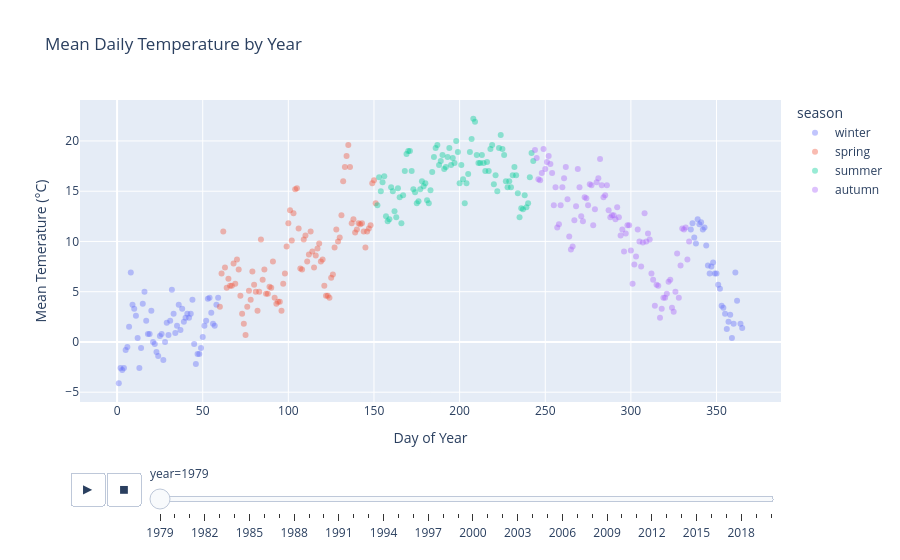

Notebook code cell kept with this figure:
### Code cell
px.scatter(df, x="day", y="mean_temp", color="season",
           opacity=0.4, trendline_color_override="black",
           title="Mean Daily Temperature by Year", animation_frame="year",
           labels={"mean_temp": "Mean Temerature (°C)", "day": "Day of Year"})

### Figure 1 — Plotly figure (JSON) as saved in the notebook; plotly's stock layout.template omitted (floating-point values rounded to 4 significant figures)
{"data": [{"hovertemplate": "season=winter<br>year=1979<br>Day of Year=%{x}<br>Mean Temerature (°C)=%{y}<extra></extra>", "legendgroup": "winter", "marker": {"color": "#636efa", "opacity": 0.4, "symbol": "circle"}, "mode": "markers", "name": "winter", "orientation": "v", "showlegend": true, "type": "scatter", "x": [1, 2, 3, 4, 5, 6, 7, 8, 9, 10, 11, 12, 13, 14, 15, 16, 17, 18, 19, 20, 21, 22, 23, 24, 25, 26, 27, 28, 29, 30, 31, 32, 33, 34, 35, 36, 37, 38, 39, 40, 41, 42, 43, 44, 45, 46, 47, 48, 49, 50, 51, 52, 53, 54, 55, 56, 57, 58, 59, 335, 336, 337, 338, 339, 340, 341, 342, 343, 344, 345, 346, 347, 348, 349, 350, 351, 352, 353, 354, 355, 356, 357, 358, 359, 360, 361, 362, 364, 365], "xaxis": "x", "y": [-4.1, -2.6, -2.8, -2.6, -0.8, -0.5, 1.5, 6.9, 3.7, 3.3, 2.6, 0.4, -2.6, -0.6, 3.8, 5.0, 2.1, 0.8, 0.8, 3.1, 0.0, -0.2, -1.0, -1.4, 0.6, 0.8, -1.8, 0.0, 1.9, 0.7, 2.1, 5.2, 2.8, 0.9, 1.6, 3.7, 1.2, 3.3, 2.0, 2.4, 2.8, 2.4, 2.8, 4.2, -0.2, -2.2, -1.2, -1.2, -0.6, 0.5, 1.6, 2.1, 4.3, 4.4, 2.9, 1.8, 1.6, 3.7, 4.4, 11.2, 11.8, 10.4, 9.8, 12.2, 11.7, 11.9, 11.2, 11.4, 9.6, 7.6, 6.8, 7.5, 7.9, 6.8, 6.8, 5.7, 5.3, 3.6, 3.4, 2.8, 1.3, 2.0, 2.7, 0.4, 1.8, 6.9, 4.1, 1.8, 1.4], "yaxis": "y"}, {"hovertemplate": "season=spring<br>year=1979<br>Day of Year=%{x}<br>Mean Temerature (°C)=%{y}<extra></extra>", "legendgroup": "spring", "marker": {"color": "#EF553B", "opacity": 0.4, "symbol": "circle"}, "mode": "markers", "name": "spring", "orientation": "v", "showlegend": true, "type": "scatter", "x": [60, 61, 62, 63, 64, 65, 66, 67, 68, 69, 70, 71, 72, 73, 74, 75, 76, 77, 78, 79, 80, 81, 82, 83, 84, 85, 86, 87, 88, 89, 90, 91, 92, 93, 94, 95, 96, 97, 98, 99, 100, 101, 102, 103, 104, 105, 106, 107, 108, 109, 110, 111, 112, 113, 114, 115, 116, 117, 118, 119, 120, 121, 122, 123, 124, 125, 126, 127, 128, 129, 130, 131, 132, 133, 134, 135, 136, 137, 138, 139, 140, 141, 142, 143, 144, 145, 146, 147, 148, 149, 150, 151], "xaxis": "x", "y": [3.5, 6.8, 11.0, 7.4, 5.4, 6.3, 5.6, 5.6, 7.8, 5.8, 8.2, 7.2, 4.6, 2.8, 1.8, 0.7, 3.5, 5.1, 4.2, 7.0, 5.7, 5.0, 3.1, 5.0, 10.2, 6.2, 7.2, 4.8, 4.8, 5.5, 5.4, 8.0, 4.4, 3.8, 4.0, 4.0, 3.1, 5.8, 6.8, 9.5, 11.8, 13.1, 10.1, 12.8, 15.2, 15.3, 11.3, 7.3, 7.2, 10.2, 10.6, 8.0, 8.7, 11.0, 9.0, 7.4, 8.6, 9.3, 9.8, 8.0, 8.2, 5.6, 4.6, 4.6, 4.4, 6.4, 6.7, 9.4, 11.2, 10.0, 10.4, 12.6, 16.0, 17.4, 18.5, 19.6, 17.4, 11.8, 12.2, 10.9, 11.2, 11.8, 11.7, 11.8, 11.0, 9.4, 11.0, 11.3, 11.6, 15.8, 16.1, 13.8], "yaxis": "y"}, {"hovertemplate": "season=summer<br>year=1979<br>Day of Year=%{x}<br>Mean Temerature (°C)=%{y}<extra></extra>", "legendgroup": "summer", "marker": {"color": "#00cc96", "opacity": 0.4, "symbol": "circle"}, "mode": "markers", "name": "summer", "orientation": "v", "showlegend": true, "type": "scatter", "x": [152, 153, 154, 155, 156, 157, 158, 159, 160, 161, 162, 163, 164, 165, 166, 167, 168, 169, 170, 171, 172, 173, 174, 175, 176, 177, 178, 179, 180, 181, 182, 183, 184, 185, 186, 187, 188, 189, 190, 191, 192, 193, 194, 195, 196, 197, 198, 199, 200, 201, 202, 203, 204, 205, 206, 207, 208, 209, 210, 211, 212, 213, 214, 215, 216, 217, 218, 219, 220, 221, 222, 223, 224, 225, 226, 227, 228, 229, 230, 231, 232, 233, 234, 235, 236, 237, 238, 239, 240, 241, 242, 243], "xaxis": "x", "y": [13.6, 16.4, 15.0, 15.9, 16.5, 12.5, 12.0, 12.2, 15.4, 15.0, 13.0, 12.4, 15.3, 14.4, 11.8, 14.6, 17.0, 18.7, 19.0, 19.0, 17.0, 15.2, 14.9, 13.8, 14.0, 15.2, 16.0, 15.5, 15.8, 14.1, 13.8, 15.1, 16.9, 18.4, 19.3, 19.6, 17.6, 18.0, 18.6, 17.2, 17.4, 18.4, 19.3, 17.6, 18.3, 17.8, 20.0, 18.9, 15.8, 17.6, 16.2, 13.8, 15.8, 16.7, 18.9, 20.2, 22.2, 21.9, 18.6, 17.8, 17.8, 18.6, 17.8, 17.0, 17.9, 17.0, 19.2, 19.6, 15.7, 16.6, 15.0, 19.3, 20.6, 19.2, 18.6, 16.0, 15.4, 16.0, 15.4, 16.6, 17.4, 16.6, 14.8, 12.4, 13.3, 13.2, 14.6, 13.4, 13.8, 16.4, 18.8, 18.0], "yaxis": "y"}, {"hovertemplate": "season=autumn<br>year=1979<br>Day of Year=%{x}<br>Mean Temerature (°C)=%{y}<extra></extra>", "legendgroup": "autumn", "marker": {"color": "#ab63fa", "opacity": 0.4, "symbol": "circle"}, "mode": "markers", "name": "autumn", "orientation": "v", "showlegend": true, "type": "scatter", "x": [244, 245, 246, 247, 248, 249, 250, 251, 252, 253, 254, 255, 256, 257, 258, 259, 260, 261, 262, 263, 264, 265, 266, 267, 268, 269, 270, 271, 272, 273, 274, 275, 276, 277, 278, 279, 280, 281, 282, 283, 284, 285, 286, 287, 288, 289, 290, 291, 292, 293, 294, 295, 296, 297, 298, 299, 300, 301, 302, 303, 304, 305, 306, 307, 308, 309, 310, 311, 312, 313, 314, 315, 316, 317, 318, 319, 320, 321, 322, 323, 324, 325, 326, 327, 328, 329, 330, 331, 332, 333, 334], "xaxis": "x", "y": [19.1, 18.3, 16.2, 16.1, 16.8, 19.2, 17.2, 17.9, 18.5, 17.7, 16.8, 13.6, 15.4, 11.4, 11.7, 13.6, 15.4, 16.3, 17.4, 14.2, 10.5, 9.2, 9.5, 12.1, 13.5, 17.2, 15.4, 12.5, 12.0, 14.4, 14.3, 13.6, 15.7, 15.6, 11.6, 13.2, 15.9, 16.3, 18.2, 15.6, 14.4, 14.6, 15.6, 13.1, 12.4, 12.6, 12.6, 12.2, 13.4, 12.4, 10.6, 11.2, 9.0, 10.8, 11.6, 11.6, 9.1, 5.8, 7.7, 8.5, 11.2, 10.0, 7.5, 9.9, 12.8, 10.0, 10.8, 10.2, 6.8, 6.2, 3.6, 5.7, 5.6, 2.4, 3.3, 4.4, 4.4, 4.8, 6.0, 6.2, 3.4, 3.0, 5.0, 8.8, 4.4, 7.6, 11.3, 11.2, 11.4, 8.2, 10.0], "yaxis": "y"}], "layout": {"legend": {"title": {"text": "season"}, "tracegroupgap": 0}, "sliders": [{"active": 0, "currentvalue": {"prefix": "year="}, "len": 0.9, "pad": {"b": 10, "t": 60}, "steps": [{"args": [["1979"], {"frame": {"duration": 0, "redraw": false}, "fromcurrent": true, "mode": "immediate", "transition": {"duration": 0, "easing": "linear"}}], "label": "1979", "method": "animate"}, {"args": [["1980"], {"frame": {"duration": 0, "redraw": false}, "fromcurrent": true, "mode": "immediate", "transition": {"duration": 0, "easing": "linear"}}], "label": "1980", "method": "animate"}, {"args": [["1981"], {"frame": {"duration": 0, "redraw": false}, "fromcurrent": true, "mode": "immediate", "transition": {"duration": 0, "easing": "linear"}}], "label": "1981", "method": "animate"}, {"args": [["1982"], {"frame": {"duration": 0, "redraw": false}, "fromcurrent": true, "mode": "immediate", "transition": {"duration": 0, "easing": "linear"}}], "label": "1982", "method": "animate"}, {"args": [["1983"], {"frame": {"duration": 0, "redraw": false}, "fromcurrent": true, "mode": "immediate", "transition": {"duration": 0, "easing": "linear"}}], "label": "1983", "method": "animate"}, {"args": [["1984"], {"frame": {"duration": 0, "redraw": false}, "fromcurrent": true, "mode": "immediate", "transition": {"duration": 0, "easing": "linear"}}], "label": "1984", "method": "animate"}, {"args": [["1985"], {"frame": {"duration": 0, "redraw": false}, "fromcurrent": true, "mode": "immediate", "transition": {"duration": 0, "easing": "linear"}}], "label": "1985", "method": "animate"}, {"args": [["1986"], {"frame": {"duration": 0, "redraw": false}, "fromcurrent": true, "mode": "immediate", "transition": {"duration": 0, "easing": "linear"}}], "label": "1986", "method": "animate"}, {"args": [["1987"], {"frame": {"duration": 0, "redraw": false}, "fromcurrent": true, "mode": "immediate", "transition": {"duration": 0, "easing": "linear"}}], "label": "1987", "method": "animate"}, {"args": [["1988"], {"frame": {"duration": 0, "redraw": false}, "fromcurrent": true, "mode": "immediate", "transition": {"duration": 0, "easing": "linear"}}], "label": "1988", "method": "animate"}, {"args": [["1989"], {"frame": {"duration": 0, "redraw": false}, "fromcurrent": true, "mode": "immediate", "transition": {"duration": 0, "easing": "linear"}}], "label": "1989", "method": "animate"}, {"args": [["1990"], {"frame": {"duration": 0, "redraw": false}, "fromcurrent": true, "mode": "immediate", "transition": {"duration": 0, "easing": "linear"}}], "label": "1990", "method": "animate"}, {"args": [["1991"], {"frame": {"duration": 0, "redraw": false}, "fromcurrent": true, "mode": "immediate", "transition": {"duration": 0, "easing": "linear"}}], "label": "1991", "method": "animate"}, {"args": [["1992"], {"frame": {"duration": 0, "redraw": false}, "fromcurrent": true, "mode": "immediate", "transition": {"duration": 0, "easing": "linear"}}], "label": "1992", "method": "animate"}, {"args": [["1993"], {"frame": {"duration": 0, "redraw": false}, "fromcurrent": true, "mode": "immediate", "transition": {"duration": 0, "easing": "linear"}}], "label": "1993", "method": "animate"}, {"args": [["1994"], {"frame": {"duration": 0, "redraw": false}, "fromcurrent": true, "mode": "immediate", "transition": {"duration": 0, "easing": "linear"}}], "label": "1994", "method": "animate"}, {"args": [["1995"], {"frame": {"duration": 0, "redraw": false}, "fromcurrent": true, "mode": "immediate", "transition": {"duration": 0, "easing": "linear"}}], "label": "1995", "method": "animate"}, {"args": [["1996"], {"frame": {"duration": 0, "redraw": false}, "fromcurrent": true, "mode": "immediate", "transition": {"duration": 0, "easing": "linear"}}], "label": "1996", "method": "animate"}, {"args": [["1997"], {"frame": {"duration": 0, "redraw": false}, "fromcurrent": true, "mode": "immediate", "transition": {"duration": 0, "easing": "linear"}}], "label": "1997", "method": "animate"}, {"args": [["1998"], {"frame": {"duration": 0, "redraw": false}, "fromcurrent": true, "mode": "immediate", "transition": {"duration": 0, "easing": "linear"}}], "label": "1998", "method": "animate"}, {"args": [["1999"], {"frame": {"duration": 0, "redraw": false}, "fromcurrent": true, "mode": "immediate", "transition": {"duration": 0, "easing": "linear"}}], "label": "1999", "method": "animate"}, {"args": [["2000"], {"frame": {"duration": 0, "redraw": false}, "fromcurrent": true, "mode": "immediate", "transition": {"duration": 0, "easing": "linear"}}], "label": "2000", "method": "animate"}, {"args": [["2001"], {"frame": {"duration": 0, "redraw": false}, "fromcurrent": true, "mode": "immediate", "transition": {"duration": 0, "easing": "linear"}}], "label": "2001", "method": "animate"}, {"args": [["2002"], {"frame": {"duration": 0, "redraw": false}, "fromcurrent": true, "mode": "immediate", "transition": {"duration": 0, "easing": "linear"}}], "label": "2002", "method": "animate"}, {"args": [["2003"], {"frame": {"duration": 0, "redraw": false}, "fromcurrent": true, "mode": "immediate", "transition": {"duration": 0, "easing": "linear"}}], "label": "2003", "method": "animate"}, {"args": [["2004"], {"frame": {"duration": 0, "redraw": false}, "fromcurrent": true, "mode": "immediate", "transition": {"duration": 0, "easing": "linear"}}], "label": "2004", "method": "animate"}, {"args": [["2005"], {"frame": {"duration": 0, "redraw": false}, "fromcurrent": true, "mode": "immediate", "transition": {"duration": 0, "easing": "linear"}}], "label": "2005", "method": "animate"}, {"args": [["2006"], {"frame": {"duration": 0, "redraw": false}, "fromcurrent": true, "mode": "immediate", "transition": {"duration": 0, "easing": "linear"}}], "label": "2006", "method": "animate"}, {"args": [["2007"], {"frame": {"duration": 0, "redraw": false}, "fromcurrent": true, "mode": "immediate", "transition": {"duration": 0, "easing": "linear"}}], "label": "2007", "method": "animate"}, {"args": [["2008"], {"frame": {"duration": 0, "redraw": false}, "fromcurrent": true, "mode": "immediate", "transition": {"duration": 0, "easing": "linear"}}], "label": "2008", "method": "animate"}, {"args": [["2009"], {"frame": {"duration": 0, "redraw": false}, "fromcurrent": true, "mode": "immediate", "transition": {"duration": 0, "easing": "linear"}}], "label": "2009", "method": "animate"}, {"args": [["2010"], {"frame": {"duration": 0, "redraw": false}, "fromcurrent": true, "mode": "immediate", "transition": {"duration": 0, "easing": "linear"}}], "label": "2010", "method": "animate"}, {"args": [["2011"], {"frame": {"duration": 0, "redraw": false}, "fromcurrent": true, "mode": "immediate", "transition": {"duration": 0, "easing": "linear"}}], "label": "2011", "method": "animate"}, {"args": [["2012"], {"frame": {"duration": 0, "redraw": false}, "fromcurrent": true, "mode": "immediate", "transition": {"duration": 0, "easing": "linear"}}], "label": "2012", "method": "animate"}, {"args": [["2013"], {"frame": {"duration": 0, "redraw": false}, "fromcurrent": true, "mode": "immediate", "transition": {"duration": 0, "easing": "linear"}}], "label": "2013", "method": "animate"}, {"args": [["2014"], {"frame": {"duration": 0, "redraw": false}, "fromcurrent": true, "mode": "immediate", "transition": {"duration": 0, "easing": "linear"}}], "label": "2014", "method": "animate"}, {"args": [["2015"], {"frame": {"duration": 0, "redraw": false}, "fromcurrent": true, "mode": "immediate", "transition": {"duration": 0, "easing": "linear"}}], "label": "2015", "method": "animate"}, {"args": [["2016"], {"frame": {"duration": 0, "redraw": false}, "fromcurrent": true, "mode": "immediate", "transition": {"duration": 0, "easing": "linear"}}], "label": "2016", "method": "animate"}, {"args": [["2017"], {"frame": {"duration": 0, "redraw": false}, "fromcurrent": true, "mode": "immediate", "transition": {"duration": 0, "easing": "linear"}}], "label": "2017", "method": "animate"}, {"args": [["2018"], {"frame": {"duration": 0, "redraw": false}, "fromcurrent": true, "mode": "immediate", "transition": {"duration": 0, "easing": "linear"}}], "label": "2018", "method": "animate"}, {"args": [["2019"], {"frame": {"duration": 0, "redraw": false}, "fromcurrent": true, "mode": "immediate", "transition": {"duration": 0, "easing": "linear"}}], "label": "2019", "method": "animate"}, {"args": [["2020"], {"frame": {"duration": 0, "redraw": false}, "fromcurrent": true, "mode": "immediate", "transition": {"duration": 0, "easing": "linear"}}], "label": "2020", "method": "animate"}], "x": 0.1, "xanchor": "left", "y": 0, "yanchor": "top"}], "title": {"text": "Mean Daily Temperature by Year"}, "updatemenus": [{"buttons": [{"args": [null, {"frame": {"duration": 500, "redraw": false}, "fromcurrent": true, "mode": "immediate", "transition": {"duration": 500, "easing": "linear"}}], "label": "&#9654;", "method": "animate"}, {"args": [[null], {"frame": {"duration": 0, "redraw": false}, "fromcurrent": true, "mode": "immediate", "transition": {"duration": 0, "easing": "linear"}}], "label": "&#9724;", "method": "animate"}], "direction": "left", "pad": {"r": 10, "t": 70}, "showactive": false, "type": "buttons", "x": 0.1, "xanchor": "right", "y": 0, "yanchor": "top"}], "xaxis": {"anchor": "y", "domain": [0, 1], "title": {"text": "Day of Year"}}, "yaxis": {"anchor": "x", "domain": [0, 1], "title": {"text": "Mean Temerature (°C)"}}}}
